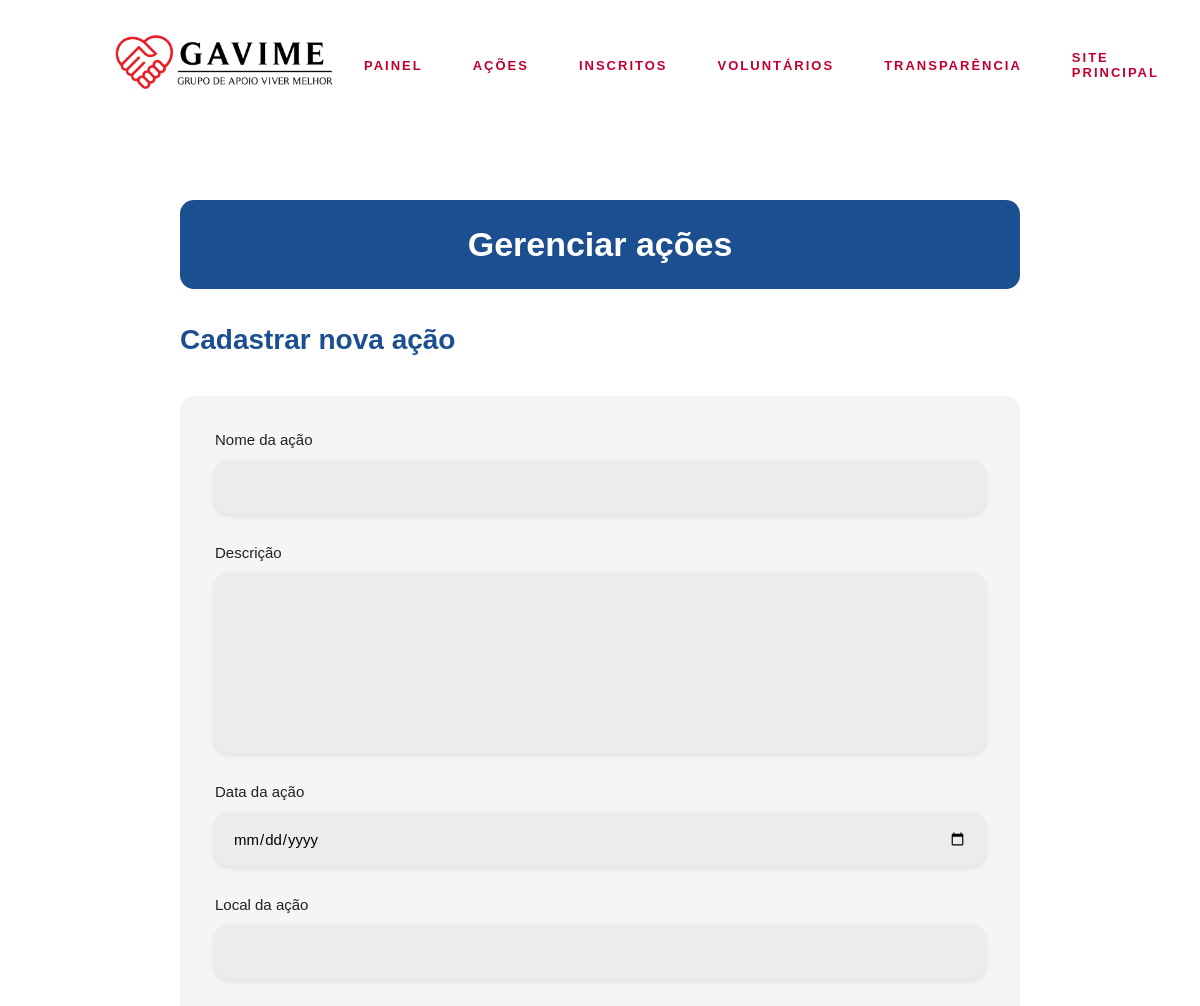
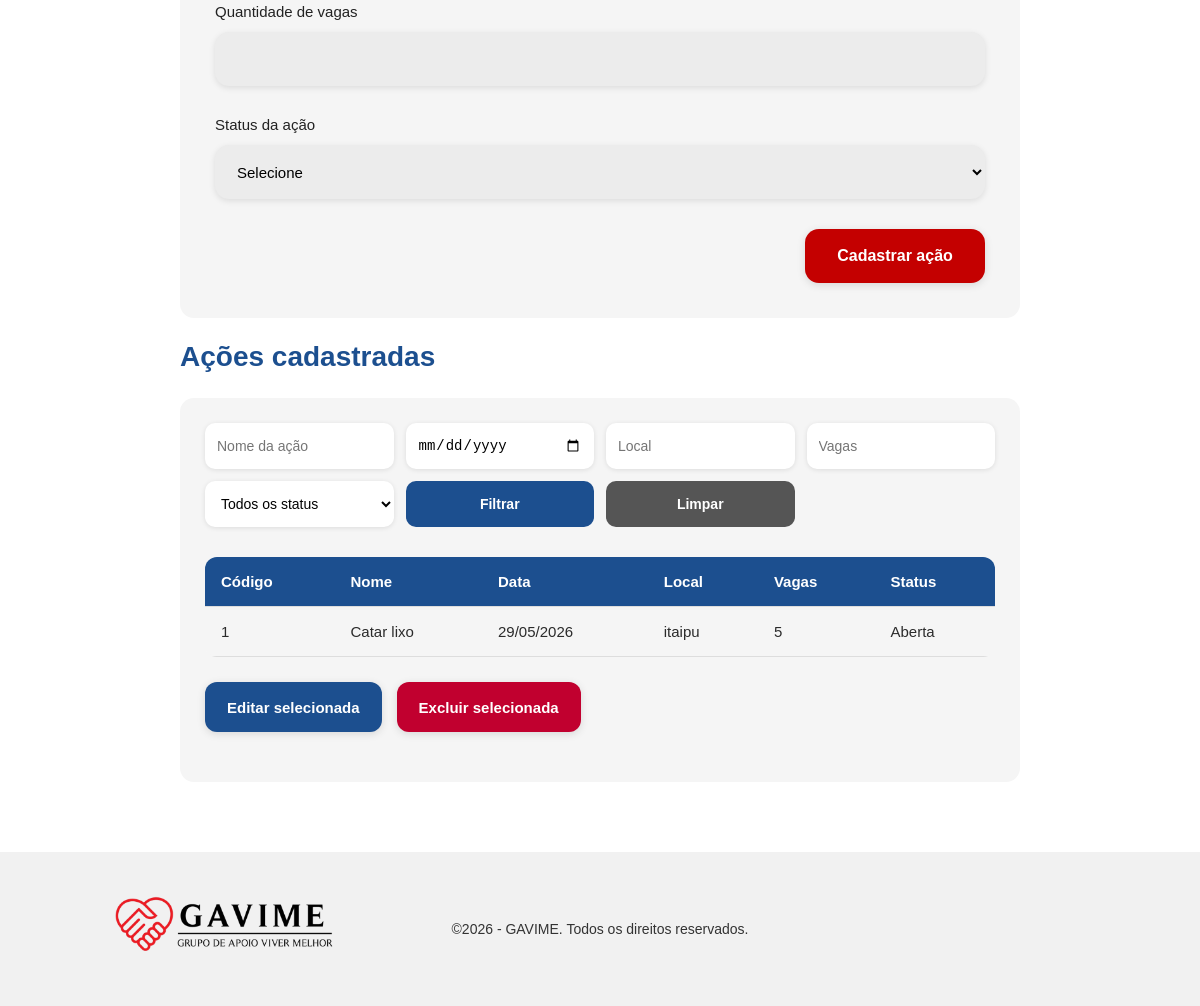
The page /funcionarios/atividades/ on the database its author committed (2 pictures, top to bottom).
### core/models.py (models this page shows, shortened)
class Atividade(models.Model):
    STATUS_CHOICES = [
        ('Aberta', 'Aberta'),
        ('Em andamento', 'Em andamento'),
        ('Encerrada', 'Encerrada')
    ]
    nome_atividade = models.CharField(
        max_length=100
    )
    descricao = models.TextField(
        blank=True
    )
    data_atividade = models.DateField(
        null=True,
        blank=True
    )
    local_atividade = models.CharField(
        max_length=100,
        blank=True
    )
    quantidade_vagas = models.IntegerField(
        null=True,
        blank=True
    )
    status_atividade = models.CharField(
        max_length=20,
        choices=STATUS_CHOICES
    )

### core/views.py (the view, shortened to what this page needs)
# urls.py: path('funcionarios/atividades/', views.funcionarios_atividades, name='funcionarios_atividades'),
def funcionarios_atividades(request):
    atividades = Atividade.objects.all()
    filtro_nome = request.GET.get('filtro_nome', '')
    filtro_data = request.GET.get('filtro_data', '')
    filtro_local = request.GET.get('filtro_local', '')
    filtro_vagas = request.GET.get('filtro_vagas', '')
    filtro_status = request.GET.get('filtro_status', '')
    if filtro_nome:
        atividades = atividades.filter(nome_atividade__icontains=filtro_nome)
    if filtro_data:
        atividades = atividades.filter(data_atividade=filtro_data)
    if filtro_local:
        atividades = atividades.filter(local_atividade__icontains=filtro_local)
    if filtro_vagas:
        atividades = atividades.filter(quantidade_vagas=filtro_vagas)
    if filtro_status:
        atividades = atividades.filter(status_atividade=filtro_status)
    return render(request, 'funcionarios_atividades.html', {
        'atividades': atividades,
        'filtro_nome': filtro_nome,
        'filtro_data': filtro_data,
        'filtro_local': filtro_local,
        'filtro_vagas': filtro_vagas,
        'filtro_status': filtro_status
    })

### core/templates/funcionarios_atividades.html (shortened to what this page needs)
{% load static %}
<!DOCTYPE html>
<html>
	<head>
		<link rel = "stylesheet" href = "{% static 'css/style.css' %}">
	</head>
	<body id = 'topo'>
		<header>
			<div class = 'cabecalho'>
				<a href = "/funcionarios/">
					<img src = "{% static 'img/logoGavime.png' %}" class = 'logo' alt = 'Logo GAVIME'>
				</a>
				<nav>
					<a href = "/funcionarios/">Painel</a>
					<a href = "/funcionarios/atividades/">Ações</a>
					<a href = "/funcionarios/inscritos/">Inscritos</a>
					<a href = "/funcionarios/voluntarios/">Voluntários</a>
					<a href="/funcionarios/despesas/">Transparência</a>
					<a href = "/">Site principal</a>
				</nav>
			</div>
		</header>
		<section class = 'conteudo'>
			<div class = 'topoPainel'>
				<h1>Gerenciar ações</h1>
			</div>
			<h1>Cadastrar nova ação</h1>
			<form class = 'formularioPagina' method = 'POST'>
				<div class = 'campo'>
					<label>Nome da ação</label>
					<input type = 'text' name = 'nome_atividade' required>
				</div>
				<div class = 'campo'>
					<label>Descrição</label>
					<textarea name = 'descricao'></textarea>
				</div>
				<div class = 'campo'>
					<label>Data da ação</label>
					<input type = 'date' name = 'data_atividade'>
				</div>
				<div class = 'campo'>
					<label>Local da ação</label>
					<input type = 'text' name = 'local_atividade'>
				</div>
				<div class = 'campo'>
					<label>Quantidade de vagas</label>
					<input type = 'number' name = 'quantidade_vagas'>
				</div>
				<div class = 'campo'>
					<label>Status da ação</label>
					<select name = 'status_atividade' required>
						<option value = ''>Selecione</option>
					</select>
				</div>
				<button class = 'botaoEnviar' type = 'submit'>
					Cadastrar ação
				</button>
			</form>
			<h1>Ações cadastradas</h1>
			<div class = 'areaTabelaFuncionarios'>
				<form class = 'formularioFiltrosTabela' method = 'GET'>
					<input type = 'text' name = 'filtro_nome' placeholder = 'Nome da ação' value = '{{ filtro_nome }}'>
					<input type = 'date' name = 'filtro_data' value = '{{ filtro_data }}'>
					<input type = 'text' name = 'filtro_local' placeholder = 'Local' value = '{{ filtro_local }}'>
					<input type = 'number' name = 'filtro_vagas' placeholder = 'Vagas' value = '{{ filtro_vagas }}'>
					<select name = 'filtro_status'>
						<option value = ''>
							Todos os status
						</option>
					</select>
					<button type = 'submit'>
						Filtrar
					</button>
					<a href = '/funcionarios/atividades/'>
						Limpar
					</a>
				</form>
				<div class = 'tabelaContainer'>
					<table class = 'tabelaFuncionarios'>
						<tr>
							<th>Código</th>
							<th>Nome</th>
							<th>Data</th>
							<th>Local</th>
							<th>Vagas</th>
							<th>Status</th>
						</tr>
						{% for atividade in atividades %}
							<tr class = 'linhaAtividade' onclick = 'selecionarAtividade(this, "{{ atividade.id }}")'>
								<td>{{ atividade.id }}</td>
								<td>{{ atividade.nome_atividade }}</td>
								<td>{{ atividade.data_atividade|date:"d/m/Y" }}</td>
								<td>{{ atividade.local_atividade }}</td>
								<td>{{ atividade.quantidade_vagas }}</td>
								<td>{{ atividade.status_atividade }}</td>
							</tr>
						{% empty %}
							<tr>
								<td colspan = '6'>
									Nenhuma ação cadastrada.
								</td>
							</tr>
						{% endfor %}
					</table>
				</div>
				<div class = 'botoesAcaoTabela'>
					<button class = 'botaoEditarSelecionado' type = 'button' onclick = 'editarSelecionado()'>
						Editar selecionada
					</button>
					<button class = 'botaoExcluirSelecionado' type = 'button' onclick = 'excluirSelecionado()'>
						Excluir selecionada
					</button>
				</div>
			</div>
		</section>
		<footer>
			<div class="footerContainerFuncionarios">
				<div class="footerLogo">
					<a href="#topo">
						<img src="{% static 'img/logoGavime.png' %}" class="logoFooter" alt="Logo GAVIME">
					</a>
				</div>
				<p class="direitos">
					©2026 - GAVIME. Todos os direitos reservados.
				</p>
			</div>
		</footer>
	</body>
</html>

### rows shown on the page
Atividade: id "1", nome_atividade "Catar lixo", data_atividade "29/05/2026", local_atividade "itaipu", quantidade_vagas "5", status_atividade "Aberta"
